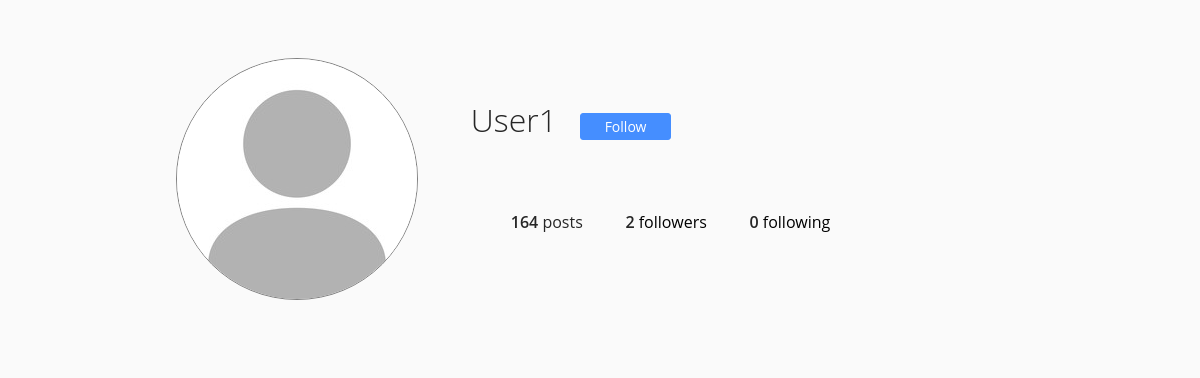
/user/User1/ (signed in), run on the app's committed database.
### accounts/models.py (models this page shows, shortened)
class MyUser(AbstractBaseUser):
	username = models.CharField(max_length=300,
								unique=True,
								validators = [RegexValidator(regex = USERNAME_REGEX,
															 message='Username must be alphanumeric or contain numbers.',
															 code='invalid_username')])
	email = models.EmailField(max_length=255, unique=True, verbose_name='Email Address')
	name = models.CharField(max_length=300, verbose_name="Full Name")
	bio = models.TextField(max_length=255,
						   verbose_name='Bio',
						   blank=True,
						   null=True)
	picture = models.ImageField(verbose_name='Profile Picture',
								blank=True,
								upload_to='profile_pic',
								default='/profile_pic/default.jpg')
	followers = models.ManyToManyField(settings.AUTH_USER_MODEL, blank=True, related_name='user_follower')
	following = models.ManyToManyField(settings.AUTH_USER_MODEL, blank=True, related_name='user_following')
	is_admin = models.BooleanField(default=False)
	is_staff = models.BooleanField(default=False)
	objects = MyUserManager()
	USERNAME_FIELD = 'username'
	REQUIRED_FIELDS = ['email', 'name']

### accounts/views.py (the view)
# urls.py: path('user/<str:username>/', view=views.UserDetailView.as_view(), name='detail'),
class UserDetailView(LoginRequiredMixin, DetailView):
    model = MyUser
    slug_field = 'username'
    slug_url_kwarg = 'username'
    def get_context_data(self, **kwargs):
        context = super(UserDetailView, self).get_context_data(**kwargs)
        context['posts'] = Post.objects.filter(user=self.object)
        return context

### template/accounts/myuser_detail.html (shortened to what this page needs)
{% extends "base.html" %}
{% load static i18n %}
{% block content %}
<header>
	<div class="container">
		<div class="profile">
			<div class="profile-image">
				<img src="{{ object.picture.url }}">
			</div>
			<div class="profile-user-settings">
				<h1 class="profile-user-name">{{ object.username }}</h1>
                {% if request.user.username == object.username %}
                <a href="{% url 'accounts:update' %}"><button class="btn profile-edit-btn">Edit Profile</button></a>
                {% else %}
                    {% if request.user in object.followers.all %}
                        <a href="{% url 'accounts:follow' object.username %}"><button class="btn profile-edit-btn">Following</a>
                    {% else %}
                        <a href="{% url 'accounts:follow' object.username %}"><button class="btn profile-follow-btn">Follow</button></button></a>
                    {% endif %}
                {% endif %}
			</div>
			<div class="profile-stats">
				<ul>
                    <li><span class="profile-stat-count">164</span> posts</li>
                    {% if object.followers %}
                        <li><span class="profile-stat-count">{{ object.followers.count }}</span> <a href="{% url 'accounts:followers' object.username %}"> followers</a></li>
                    {% else %}
                        <li><span class="profile-stat-count">0</span> followers</li>
                    {% endif %}
                    {% if object.following %}
                        <li><span class="profile-stat-count">{{ object.following.count }}</span> <a href="{% url 'accounts:following' object.username %}"> following</a></li>
                    {% else %}
                        <li><span class="profile-stat-count">0</span> following</li>
                    {% endif %}
				</ul>
			</div>
		</div>
	</div>
</header>
{% endblock content %}

### static/css/main.css (style rules this page uses)
:root { font-size: 10px; }
*, *::before, *::after { box-sizing: border-box; }
body { font-family: "Open Sans", Arial, sans-serif; min-height: 100vh; background-color: #fafafa; color: #262626; padding-bottom: 3rem; }
img { display: block; }
a, a:visited, a:focus { text-decoration: none; color: black }
.container { max-width: 93.5rem; margin: 0 auto; padding: 0 2rem; }
.btn { display: inline-block; font: inherit; background: none; border: none; padding: 0; cursor: pointer; text-decoration: none; }
.profile { padding: 5rem 0; }
.profile::after { content: ""; display: block; clear: both; }
.profile-image { float: left; width: calc(33.333% - 1rem); display: flex; justify-content: center; align-items: center; margin-right: 3rem; }
.profile-image img { border-radius: 50%; border: 1px solid gray; }
.profile-user-settings, .profile-stats, .profile-bio { float: left; width: calc(66.666% - 2rem); }
.profile-user-settings { margin-top: 1.1rem; }
.profile-user-name { display: inline-block; font-size: 3.2rem; font-weight: 300; }
.profile-follow-btn { font-size: 1.4rem; line-height: 1.8; border: 0.1rem solid #458eff; background-color: #458eff; border-radius: 0.3rem; padding: 0 2.4rem; margin-left: 2rem; color: white; }
.profile-stats { margin-top: 2.3rem; }
.profile-stats li { display: inline-block; font-size: 1.6rem; line-height: 1.5; margin-right: 4rem; cursor: pointer; }
.profile-stats li:last-of-type { margin-right: 0; }
.profile-real-name, .profile-stat-count, .profile-edit-btn { font-weight: 600; }

### data on the page
MyUser: picture (placeholder picture), username "User1", followers.count "2", following.count "0"
